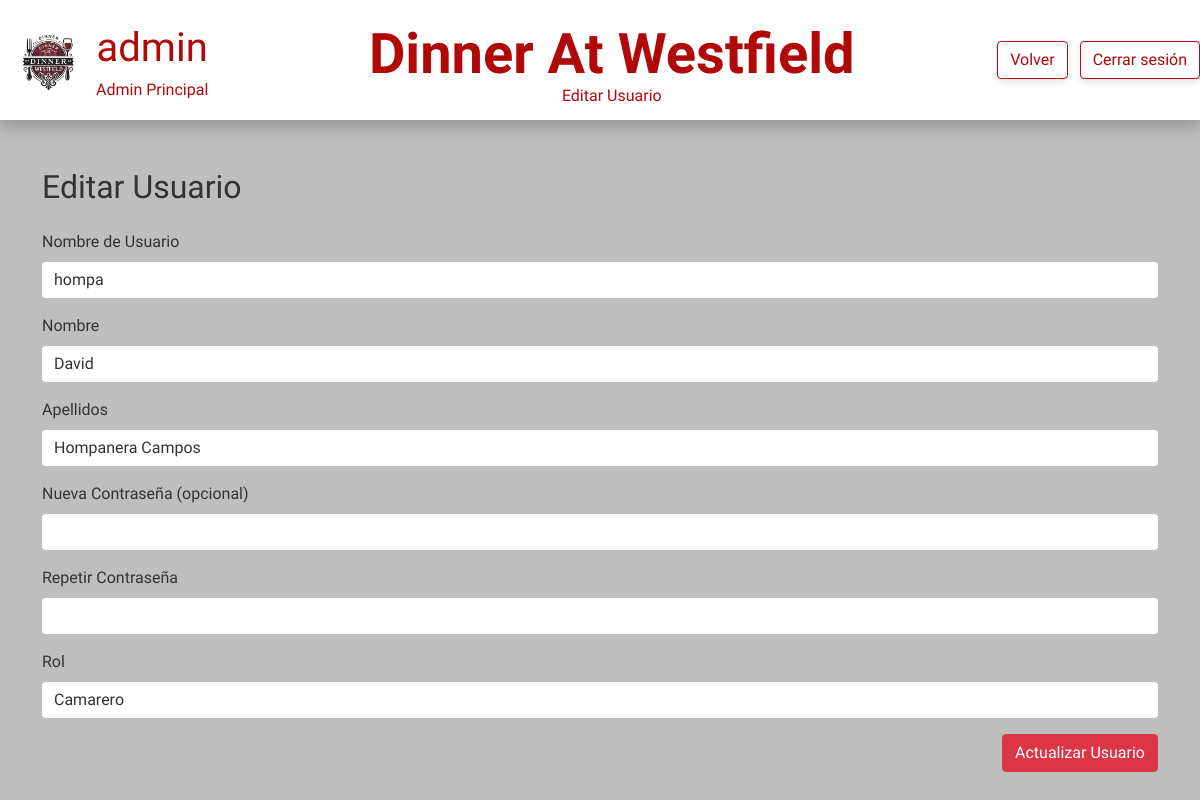
The app's page /php/editarUsuario.php?id=1 (signed in) with its own data.
### tables this page shows
CREATE TABLE tbl_usuario (
    id_usuario INT PRIMARY KEY AUTO_INCREMENT NOT NULL,
    nombre_usuario VARCHAR(50) NOT NULL,
    apellidos_usuario VARCHAR(50) NOT NULL,
    username VARCHAR(25) NOT NULL UNIQUE,
    password CHAR(60) NOT NULL,
    id_rol INT
);

CREATE TABLE tbl_roles (
    id_rol INT AUTO_INCREMENT PRIMARY KEY,
    nombre_rol VARCHAR(50) NOT NULL
);

### php/editarUsuario.php (the view, shortened to what this page needs)
<?php
require_once 'conexion.php';
$id_usuario = $_GET['id'];
$stmt = $conn->prepare("SELECT * FROM tbl_usuario WHERE id_usuario = ?");
$stmt->execute([$id_usuario]);
$usuario = $stmt->fetch(PDO::FETCH_ASSOC);
            ?>
            <?php
$stmt = $conn->query("SELECT id_rol, nombre_rol FROM tbl_roles");
$roles = $stmt->fetchAll(PDO::FETCH_ASSOC);
?>
<!DOCTYPE html>
<html lang="es">
<head>
    <link href="https://cdn.jsdelivr.net/npm/bootstrap@5.0.2/dist/css/bootstrap.min.css" rel="stylesheet">
    <link rel="stylesheet" href="../css/mesas.css">
    <link rel="stylesheet" href="../css/historicoResponsive.css">
    <link rel="stylesheet" href="../css/crud.css">
</head>
<body>
    <header id="container_header">
        <div id="container-username">
            <div id="icon_profile_header">
                <img src="../img/logoSinFondo.png" alt="" id="icon_profile">
            </div>
            <div id="username_profile_header">
                <p id="p_username_profile">admin</p>
                <span class="span_subtitle">Admin Principal</span>
            </div>
        </div>
        <div id="container_title_header">
            <h1 id="title_header"><strong>Dinner At Westfield</strong></h1>
            <span class="span_subtitle">Editar Usuario</span>
        </div>
        <nav id="nav_header">
            <a href="../view/gestionUsuarios.php" class="btn btn-danger me-2 btn_custom_logOut">Volver</a>
            <a href="../php/cerrarSesion.php" class="btn btn-danger btn_custom_logOut">Cerrar sesión</a>
        </nav>
    </header>
    <main class="container mt-5">
                <h2 class="card-title mb-4">Editar Usuario</h2>
                <form method="POST">
                    <div class="mb-3">
                        <label for="username" class="form-label">Nombre de Usuario</label>
                        <input type="text" class="form-control" id="username" name="username" value="<?php echo htmlspecialchars($usuario['username']); ?>">
                    </div>
                    <div class="mb-3">
                        <label for="nombre" class="form-label">Nombre</label>
                        <input type="text" class="form-control" id="nombre" name="nombre" value="<?php echo htmlspecialchars($usuario['nombre_usuario']); ?>">
                    </div>
                    <div class="mb-3">
                        <label for="apellidos" class="form-label">Apellidos</label>
                        <input type="text" class="form-control" id="apellidos" name="apellidos" value="<?php echo htmlspecialchars($usuario['apellidos_usuario']); ?>">
                    </div>
                    <div class="mb-3">
                        <label for="password" class="form-label">Nueva Contraseña (opcional)</label>
                        <input type="password" class="form-control" id="password" name="password">
                    </div>
                    <div class="mb-3">
                        <label for="password2" class="form-label">Repetir Contraseña</label>
                        <input type="password" class="form-control" id="password2" name="password2">
                    </div>
                    <div class="mb-3">
                        <label for="rol" class="form-label">Rol</label>
                        <select class="form-control" id="rol" name="rol">
                            <?php foreach ($roles as $rol): ?>
                                <option value="<?php echo $rol['id_rol']; ?>" <?php echo $rol['id_rol'] == $usuario['id_rol'] ? 'selected' : ''; ?>>
                                    <?php echo htmlspecialchars($rol['nombre_rol']); ?>
                                </option>
                            <?php endforeach; ?>
                        </select>
                    </div>
                    <div class="text-end">
                        <button type="submit" class="btn btn-danger" id="submitBtn">Actualizar Usuario</button>
                    </div>
                </form>
    </main>
</body>
</html>

### css/mesas.css (style rules this page uses)
html, body { height: 100%; width: 100%; margin: 0; font-family: "Lexend", sans-serif; font-optical-sizing: auto; font-weight: 400; font-style: normal; background-color: rgb(190, 190, 190); }
#container_header { width: 100%; height: 15%; background-color: rgb(255, 255, 255); display: flex; justify-content: space-between; box-shadow: 0 8px 15px rgba(0, 0, 0, 0.2); margin-bottom: 5vh; }
#container-username { display: flex; }
#icon_profile_header, #container_header { display: flex; align-items: center; text-align: center; }
#icon_profile { width: 6vw; margin-left: 1vw; }
#p_username_profile, .span_subtitle, .btn_custom_logOut, .btn_custom_filter, .btn_custom_filterOK { color: rgb(177, 8, 8);; }
#p_username_profile { font-size: 5vh; margin: 0; }
#username_profile_header { margin-left: 1vw; }
#container_title_header { margin-left: 1.5vw; display: flex; flex-direction: column; }
.btn_custom_logOut { border: solid 1px rgb(177, 8, 8); background-color: white; box-shadow: 0 4px 6px rgba(0, 0, 0, 0.1); }
#title_header { all: unset; font-size: 7vh; color: rgb(177, 8, 8); height: 9vh; }
.form-control { width: 100%; }
.form-control { background-color: rgba(68, 68, 68, 0.95) !important; color: white !important; border: 1px solid white !important; }
.form-label { color: white !important; }

### css/crud.css (style rules this page uses)
main.container .form-label { color: #333333 !important; }
main.container .form-control, main.container select.form-control { background-color: white !important; border: none !important; color: #333333 !important; }
main.container h2.card-title { color: #333333; }

### records on screen
tbl_usuario: username "hompa", nombre "David", apellidos "Hompanera Campos", rol "Camarero"
